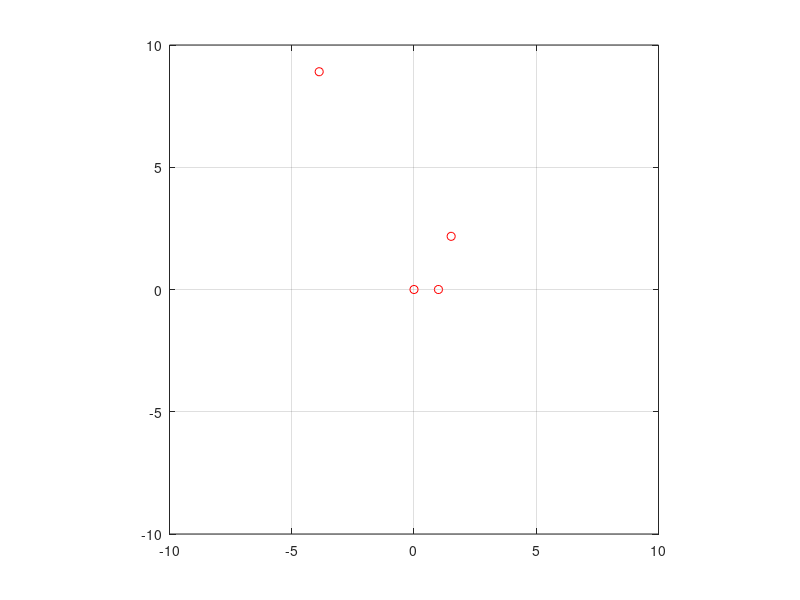

This chart was generated by the following MATLAB code:
ryaw = 30;
syaw = 50;

xr = 5;
yr = 6;
xs = 2;
ys = 1;

l3 = 1;

ryaw= ryaw*pi/180;
syaw = syaw*pi/180;

aa = [1 0 xr;0 1 yr; 0 0 1];

bb = [ cos(ryaw), -sin(ryaw), 0;
	sin(ryaw), cos(ryaw), 0;
	0, 0, 1];

cc =  [1, 0, xs; 0, 1, ys; 0, 0, 1];

dd = [ cos(syaw), -sin(syaw), 0;
	sin(syaw), cos(syaw), 0;
	0, 0, 1];

ee =  [1, 0, l3; 0, 1, 0; 0, 0, 1];

hom=dd*ee*cc*bb*aa;

a=[0;0;1];
b=hom*a;
c=ee*a;
d=ee*dd*cc*a;

newplot();
plot(0, 0, 'ro');
hold on;
plot(b(1), b(2), 'ro');
plot(c(1), c(2), 'ro');
plot(d(1), d(2), 'ro');
%plot(ee(1), ee(2), 'ro');
axis([-10 10 -10 10], "square");

grid on;
hold off;